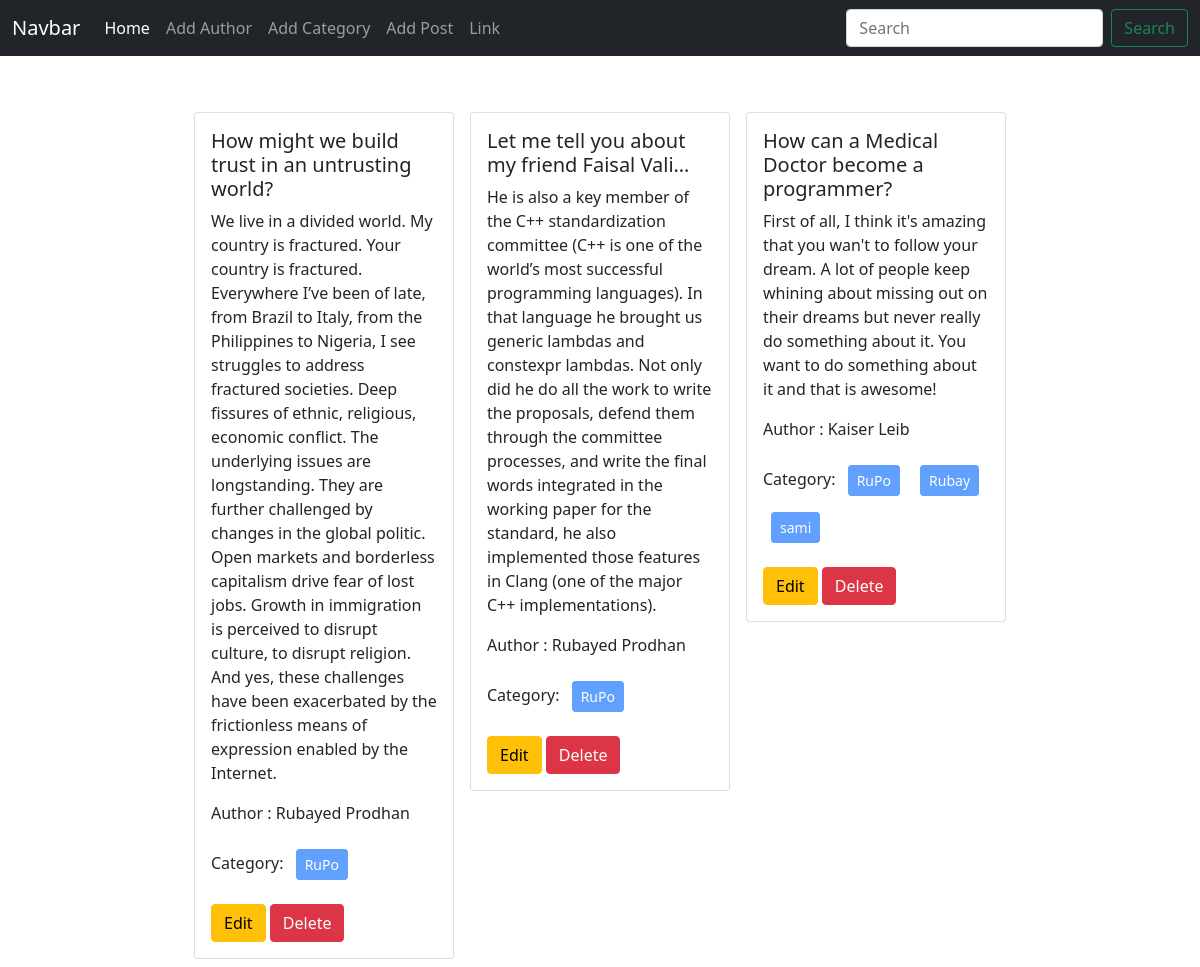
The page / on the database its author committed.
### post/models.py (models this page shows, shortened)
class Post(models.Model):
    title=models.CharField(max_length=50)
    content=models.TextField()
    Categories=models.ManyToManyField(Categories)
    author=models.ForeignKey(Author,on_delete=models.CASCADE)

### author/models.py (models this page shows, shortened)
class Author(models.Model):
    name=models.CharField(max_length=50)
    bio=models.TextField()
    phone=models.CharField(max_length=13)

### categories/models.py (models this page shows, shortened)
class Categories(models.Model):
    name=models.CharField(max_length=5)

### Blog_project/views.py (the view)
# urls.py: 2. Add a URL to urlpatterns:  path('', views.home, name='home')
def home(request):
    data= Post.objects.all()
    return render (request, 'home.html', {'data' : data})

### templates/home.html
{% extends 'base.html' %} {% block content %}
<div class="d-flex flex-wrap justify-content-center px-5 pt-5">
  {% for post in data %}
  <div class="col-sm-3">
    <div class="card m-2">
      <div class="card-body">
        <h5 class="card-title">{{post.title}}</h5>
        <p class="card-text">{{post.content}}</p>
        <p>Author : {{post.author.name}}</p>
        <p>
          Category:
          {% for cat in post.Categories.all %}
            <button class="btn btn-primary btn-sm m-2" disabled>
              {{ cat.name }}
            </button>
          {% endfor %}
        </p>
        <a href="{% url 'edit_post' post.id %}" class="btn btn-warning">Edit</a>
        <a href="{% url 'delete_post' post.id %}" class="btn btn-danger">Delete</a>
      </div>
    </div>
  </div>
  {% endfor %}
</div>
{% endblock %}

### templates/base.html (shortened to what this page needs)
<!DOCTYPE html>
<html lang="en">
  <head>
    <link
      href="https://cdn.jsdelivr.net/npm/bootstrap@5.0.2/dist/css/bootstrap.min.css"
      rel="stylesheet"
    />
  </head>
  <body>
    <nav class="navbar navbar-expand-lg navbar-dark bg-dark">
      <div class="container-fluid">
        <a class="navbar-brand" href="#">Navbar</a>
        <div class="collapse navbar-collapse" id="navbarSupportedContent">
          <ul class="navbar-nav me-auto mb-2 mb-lg-0">
            <li class="nav-item">
              <a class="nav-link active" aria-current="page" href="{% url 'homepage' %}">Home</a>
            </li>
            <li class="nav-item">
              <a class="nav-link" href="{% url 'add_author' %}">Add Author</a>
            </li>
            <li class="nav-item">
              <a class="nav-link" href="{% url 'Categories_From' %}">Add Category</a>
            </li>
            <li class="nav-item">
              <a class="nav-link" href="{% url 'add_post' %}">Add Post</a>
            </li>
            <li class="nav-item">
              <a class="nav-link" href="#">Link</a>
            </li>
          </ul>
          <form class="d-flex">
            <input
              class="form-control me-2"
              type="search"
              placeholder="Search"
              aria-label="Search"
            />
            <button class="btn btn-outline-success" type="submit">
              Search
            </button>
          </form>
        </div>
      </div>
    </nav>
    {% block content %}
    {% endblock %}
  </body>
</html>

### rows shown on the page
Post: title "How might we build trust in an untrusting world?", content "We live in a divided world. My country is fractured. Your country is fractured. Everywhere I’ve been of late, from Brazil to Italy, from the Philippines to Nigeria, I see struggles to address fractured societies. Deep fissures of ethnic, religious, economic conflict. The underlying issues are longstanding. They are further challenged by changes in the global politic. Open markets and borderless capitalism drive fear of lost jobs. Growth in immigration is perceived to disrupt culture, to disrupt religion. And yes, these challenges have been exacerbated by the frictionless means of expression enabled by the Internet.", author.name "Rubayed Prodhan"
Categories: name "RuPo"
Post: title "Let me tell you about my friend Faisal Vali…", content "He is also a key member of the C++ standardization committee (C++ is one of the world’s most successful programming languages). In that language he brought us generic lambdas and constexpr lambdas. Not only did he do all the work to write the proposals, defend them through the committee processes, and write the final words integrated in the working paper for the standard, he also implemented those features in Clang (one of the major C++ implementations).", author.name "Rubayed Prodhan"
Post: title "How can a Medical Doctor become a programmer?", content "First of all, I think it's amazing that you wan't to follow your dream. A lot of people keep whining about missing out on their dreams but never really do something about it. You want to do something about it and that is awesome!", author.name "Kaiser Leib"
Categories: name "Rubay"
Categories: name "sami"
